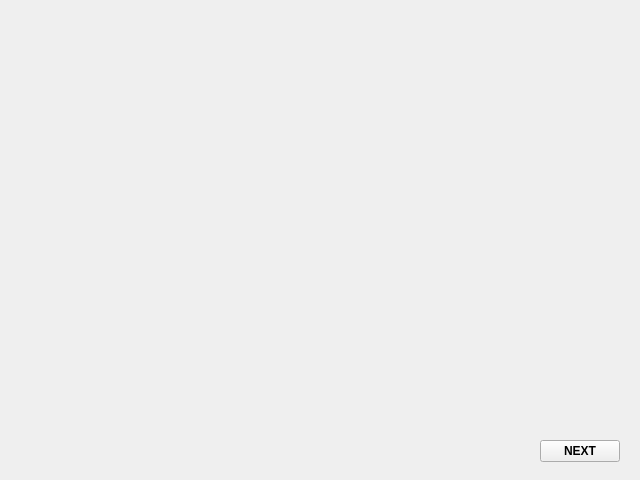
<?xml version="1.0" encoding="UTF-8"?>
<ui version="4.0">
 <class>testdisplay</class>
 <widget class="QWidget" name="testdisplay">
  <property name="geometry">
   <rect>
    <x>0</x>
    <y>0</y>
    <width>640</width>
    <height>480</height>
   </rect>
  </property>
  <property name="cursor">
   <cursorShape>ArrowCursor</cursorShape>
  </property>
  <property name="focusPolicy">
   <enum>Qt::NoFocus</enum>
  </property>
  <property name="windowTitle">
   <string>Form</string>
  </property>
  <widget class="QPushButton" name="next">
   <property name="geometry">
    <rect>
     <x>540</x>
     <y>440</y>
     <width>80</width>
     <height>22</height>
    </rect>
   </property>
   <property name="font">
    <font>
     <weight>75</weight>
     <bold>true</bold>
    </font>
   </property>
   <property name="focusPolicy">
    <enum>Qt::NoFocus</enum>
   </property>
   <property name="text">
    <string>NEXT</string>
   </property>
  </widget>
 </widget>
 <resources/>
 <connections/>
</ui>
